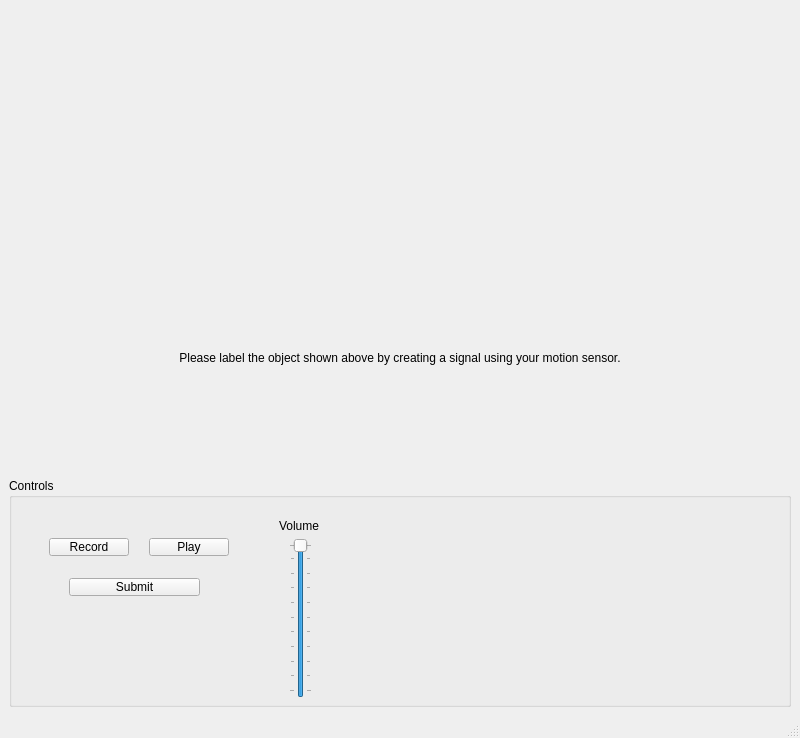
<?xml version="1.0" encoding="UTF-8"?>
<ui version="4.0">
 <class>MainWindow</class>
 <widget class="QMainWindow" name="MainWindow">
  <property name="geometry">
   <rect>
    <x>0</x>
    <y>0</y>
    <width>800</width>
    <height>738</height>
   </rect>
  </property>
  <property name="windowTitle">
   <string>Signal Creation</string>
  </property>
  <widget class="QWidget" name="centralwidget">
   <layout class="QGridLayout" name="gridLayout">
    <item row="0" column="0">
     <widget class="QLabel" name="lblImage">
      <property name="text">
       <string/>
      </property>
      <property name="alignment">
       <set>Qt::AlignCenter</set>
      </property>
     </widget>
    </item>
    <item row="1" column="0">
     <widget class="QLabel" name="label">
      <property name="text">
       <string>Please label the object shown above by creating a signal using your motion sensor.</string>
      </property>
      <property name="scaledContents">
       <bool>false</bool>
      </property>
      <property name="alignment">
       <set>Qt::AlignCenter</set>
      </property>
      <property name="wordWrap">
       <bool>true</bool>
      </property>
     </widget>
    </item>
    <item row="2" column="0">
     <widget class="QGroupBox" name="groupBox">
      <property name="minimumSize">
       <size>
        <width>0</width>
        <height>100</height>
       </size>
      </property>
      <property name="title">
       <string>Controls</string>
      </property>
      <widget class="QPushButton" name="btnSubmit">
       <property name="geometry">
        <rect>
         <x>60</x>
         <y>100</y>
         <width>131</width>
         <height>18</height>
        </rect>
       </property>
       <property name="text">
        <string>Submit</string>
       </property>
      </widget>
      <widget class="QPushButton" name="btnPlay">
       <property name="geometry">
        <rect>
         <x>140</x>
         <y>60</y>
         <width>80</width>
         <height>18</height>
        </rect>
       </property>
       <property name="text">
        <string>Play</string>
       </property>
      </widget>
      <widget class="QPushButton" name="btnRecord">
       <property name="geometry">
        <rect>
         <x>40</x>
         <y>60</y>
         <width>80</width>
         <height>18</height>
        </rect>
       </property>
       <property name="text">
        <string>Record</string>
       </property>
      </widget>
      <widget class="QSlider" name="sldVolume">
       <property name="geometry">
        <rect>
         <x>280</x>
         <y>60</y>
         <width>23</width>
         <height>160</height>
        </rect>
       </property>
       <property name="minimum">
        <number>1</number>
       </property>
       <property name="maximum">
        <number>100</number>
       </property>
       <property name="value">
        <number>100</number>
       </property>
       <property name="orientation">
        <enum>Qt::Vertical</enum>
       </property>
       <property name="tickPosition">
        <enum>QSlider::TicksBothSides</enum>
       </property>
      </widget>
      <widget class="QLabel" name="label_2">
       <property name="geometry">
        <rect>
         <x>270</x>
         <y>40</y>
         <width>41</width>
         <height>16</height>
        </rect>
       </property>
       <property name="text">
        <string>Volume</string>
       </property>
      </widget>
     </widget>
    </item>
   </layout>
  </widget>
  <widget class="QMenuBar" name="menubar">
   <property name="geometry">
    <rect>
     <x>0</x>
     <y>0</y>
     <width>800</width>
     <height>16</height>
    </rect>
   </property>
  </widget>
  <widget class="QStatusBar" name="statusbar"/>
 </widget>
 <resources/>
 <connections/>
</ui>
